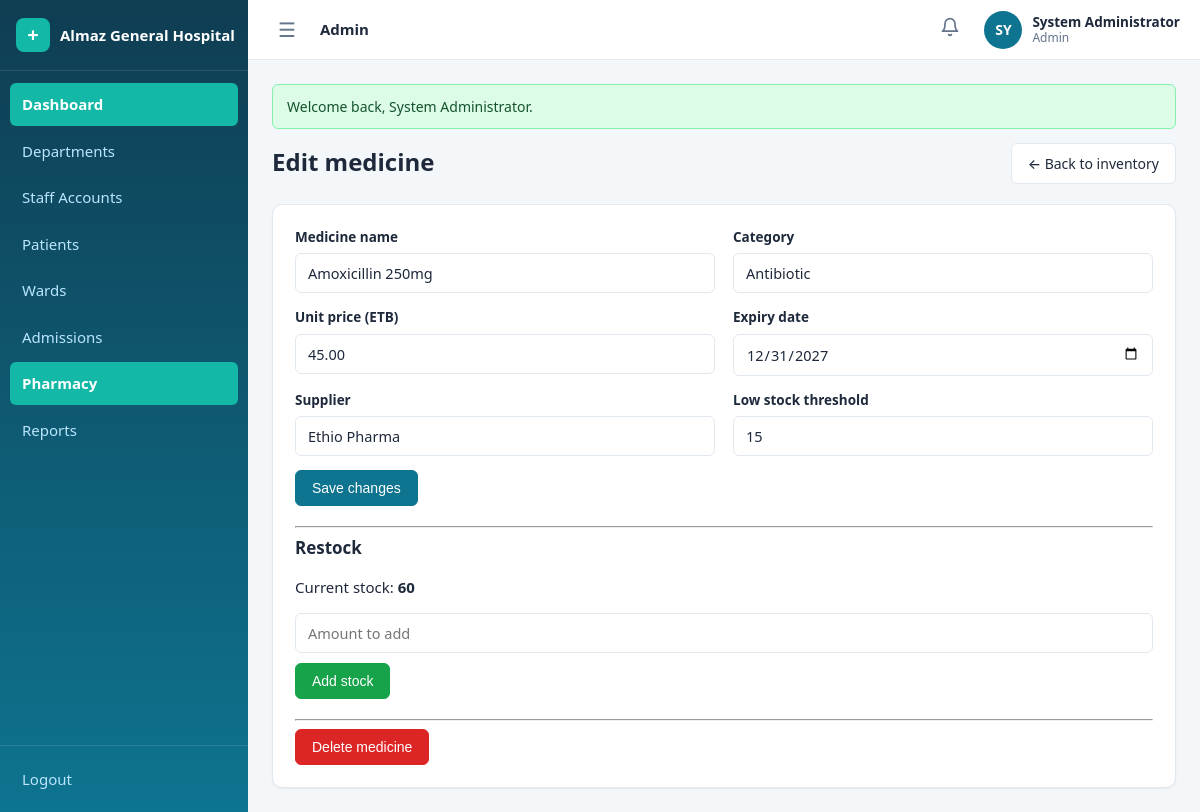
Screenshot of /admin/medicines/2/edit (signed in) with the database file from the repository.
### tables this page shows
CREATE TABLE IF NOT EXISTS medicines (
    id                 INT UNSIGNED AUTO_INCREMENT PRIMARY KEY,
    name               VARCHAR(150) NOT NULL,
    category           VARCHAR(100) DEFAULT NULL,
    stock_quantity     INT NOT NULL DEFAULT 0,
    unit_price         DECIMAL(10,2) NOT NULL DEFAULT 0.00,
    expiry_date        DATE DEFAULT NULL,
    supplier           VARCHAR(150) DEFAULT NULL,
    low_stock_threshold INT NOT NULL DEFAULT 10,
    created_at         TIMESTAMP NOT NULL DEFAULT CURRENT_TIMESTAMP,
    updated_at         TIMESTAMP NOT NULL DEFAULT CURRENT_TIMESTAMP ON UPDATE CURRENT_TIMESTAMP,
    UNIQUE KEY uq_medicines_name (name)
);

### config/helpers.php (called while the page is built, shortened)
<?php
function e($value): string
{
    return htmlspecialchars((string) $value, ENT_QUOTES, 'UTF-8');
}
function url(string $path = ''): string
{
    return BASE_URL . '/' . ltrim($path, '/');
}
function render_partial(string $view, array $data = []): string
{
    extract($data, EXTR_SKIP);
    require APP_ROOT . '/views/' . $view . '.php';
    return ob_get_clean();
}
function view(string $view, array $data = [], string $layout = 'app'): void
{
    $content = render_partial($view, $data);
}

### controllers/PharmacyController.php (called while the page is built, shortened)
<?php
class PharmacyController
{
    public function edit(array $params): void
    {
        $medicine = Medicine::findById((int) $params['id']);
        view('admin/medicines/edit', [
            'medicine' => $medicine,
        ]);
    }
}

### public/index.php (called while the page is built, shortened)
<?php
require_once __DIR__ . '/../config/config.php';
$method = $_SERVER['REQUEST_METHOD'];
$path   = '/' . trim($_GET['url'] ?? '', '/');
if ($path !== '/') {
    $path = rtrim($path, '/');
}
[$controllerClass, $action, $params] = dispatch($routes, $method, $path);
$controller = new $controllerClass();
call_user_func_array([$controller, $action], [$params]);
function dispatch(array $routes, string $method, string $path): array
{
    foreach ($routes[$method] ?? [] as $pattern => $handler) {
        $params = match_route($pattern, $path);
        if ($params !== null) {
            return [$handler[0], $handler[1], $params];
        }
    }
    exit;
}
function match_route(string $pattern, string $path): ?array
{
    $patternParts = explode('/', trim($pattern, '/'));
    $pathParts    = $path === '/' ? [''] : explode('/', trim($path, '/'));
    if (count($patternParts) !== count($pathParts)) {
        return null;
    }
    $params = [];
    foreach ($patternParts as $i => $segment) {
        if (strlen($segment) > 2 && $segment[0] === '{' && substr($segment, -1) === '}') {
            $key = substr($segment, 1, -1);
            $params[$key] = urldecode($pathParts[$i]);
        } elseif ($segment !== $pathParts[$i]) {
            return null;
        }
    }
    return $params;
}

### config/config.php (called while the page is built, shortened)
<?php
spl_autoload_register(function (string $class): void {
    foreach (['controllers', 'models', 'services', 'services/telebirr'] as $dir) {
        $file = APP_ROOT . '/' . $dir . '/' . $class . '.php';
        if (is_file($file)) {
            return;
        }
    }
});
require_once APP_ROOT . '/config/database.php';
function db(): PDO
{
    return Database::getInstance();
}
require_once APP_ROOT . '/config/helpers.php';

### config/database.php (called while the page is built, shortened)
<?php
final class Database
{
    private static ?PDO $instance = null;
    public static function getInstance(): PDO
    {
        if (self::$instance === null) {
            $dsn = 'mysql:host=' . DB_HOST . ';port=' . DB_PORT . ';dbname=' . DB_NAME . ';charset=' . DB_CHARSET;
            try {
                self::$instance = new PDO($dsn, DB_USER, DB_PASS, [
                    PDO::ATTR_ERRMODE            => PDO::ERRMODE_EXCEPTION,
                    PDO::ATTR_DEFAULT_FETCH_MODE => PDO::FETCH_ASSOC,
                    PDO::ATTR_EMULATE_PREPARES   => false,
                ]);
            } catch (PDOException $e) {
                die('Database connection failed: ' . e($e->getMessage()));
            }
        }
        return self::$instance;
    }
}

### models/Medicine.php (called while the page is built, shortened)
<?php
class Medicine
{
    public static function findById(int $id)
    {
        $stmt = db()->prepare('SELECT * FROM medicines WHERE id = ?');
        $stmt->execute([$id]);
        return $stmt->fetch() ?: false;
    }
}

### views/admin/medicines/edit.php (the view, shortened to what this page needs)
<div class="row">
    <h1 class="page-title grow">Edit medicine</h1>
    <a class="btn" href="<?= url('/admin/medicines') ?>">&larr; Back to inventory</a>
</div>
<div class="card mt">
    <form method="post" action="<?= url('/admin/medicines/' . (int) $medicine['id'] . '/update') ?>">
        <div class="form-grid">
            <div class="form-group">
                <label for="name">Medicine name</label>
                <input type="text" id="name" name="name" value="<?= e($medicine['name']) ?>" required>
            </div>
            <div class="form-group">
                <label for="category">Category</label>
                <input type="text" id="category" name="category" value="<?= e($medicine['category']) ?>">
            </div>
            <div class="form-group">
                <label for="unit_price">Unit price (ETB)</label>
                <input type="number" id="unit_price" name="unit_price" min="0" step="0.01" value="<?= e((string) $medicine['unit_price']) ?>" required>
            </div>
            <div class="form-group">
                <label for="expiry_date">Expiry date</label>
                <input type="date" id="expiry_date" name="expiry_date" value="<?= e($medicine['expiry_date']) ?>">
            </div>
            <div class="form-group">
                <label for="supplier">Supplier</label>
                <input type="text" id="supplier" name="supplier" value="<?= e($medicine['supplier']) ?>">
            </div>
            <div class="form-group">
                <label for="low_stock_threshold">Low stock threshold</label>
                <input type="number" id="low_stock_threshold" name="low_stock_threshold" min="0" value="<?= (int) $medicine['low_stock_threshold'] ?>" required>
            </div>
        </div>
        <button class="btn btn-primary" type="submit">Save changes</button>
    </form>
    <hr class="mt">
    <h3 class="card-title">Restock</h3>
    <p class="muted">Current stock: <strong><?= (int) $medicine['stock_quantity'] ?></strong></p>
    <form method="post" action="<?= url('/admin/medicines/' . (int) $medicine['id'] . '/restock') ?>" class="form-inline">
        <input type="number" name="amount" min="1" placeholder="Amount to add" required>
        <button class="btn btn-ok" type="submit">Add stock</button>
    </form>
    <hr class="mt">
    <form method="post" action="<?= url('/admin/medicines/' . (int) $medicine['id'] . '/delete') ?>"
          onsubmit="return confirm('Delete <?= e($medicine['name']) ?>?')">
        <button class="btn btn-danger" type="submit">Delete medicine</button>
    </form>
</div>

### public/assets/css/style.css (style rules this page uses)
:root { --primary: #0e7490; --primary-dark: #155e75; --primary-soft: #ecfeff; --teal: #14b8a6; --teal-dark: #0f766e; --bg: #f4f7f9; --surface: #ffffff; --border: #e2e8f0; --text: #1e293b; --text-muted: #64748b; --ok: #16a34a; --ok-soft: #dcfce7; --warn: #b45309; --warn-soft: #fef3c7; --danger: #dc2626; --danger-soft: #fee2e2; --info: #0369a1; --info-soft: #dbeafe; --radius: 10px; --radius-sm: 6px; --shadow-sm: 0 1px 2px rgba(15, 23, 42, .06); --shadow-md: 0 10px 24px rgba(15, 23, 42, .10); --font: 'Segoe UI', system-ui, -apple-system, sans-serif; --sidebar-w: 248px; --sidebar-coll: 76px; --header-h: 60px; }
* { box-sizing: border-box; }
html, body { margin: 0; padding: 0; font-family: var(--font); color: var(--text); background: var(--bg); font-size: 15px; line-height: 1.5; }
a { color: var(--primary); text-decoration: none; }
.app { display: flex; min-height: 100vh; }
.page-title { font-size: 24px; margin: 0 0 4px; }
.mt { margin-top: 20px; }
.card { background: var(--surface); border: 1px solid var(--border); border-radius: var(--radius); box-shadow: var(--shadow-sm); padding: 22px; }
.card-title { margin: 0 0 14px; font-size: 17px; }
.btn { display: inline-flex; align-items: center; justify-content: center; gap: 6px; padding: 9px 16px; border-radius: var(--radius-sm); border: 1px solid var(--border); background: var(--surface); color: var(--text); font-size: 14px; font-weight: 500; cursor: pointer; transition: background .15s, border-color .15s, box-shadow .15s; }
.btn-primary { background: var(--primary); border-color: var(--primary); color: #fff; }
.btn-ok { background: var(--ok); border-color: var(--ok); color: #fff; }
.btn-danger { background: var(--danger); border-color: var(--danger); color: #fff; }
.form-group { margin-bottom: 14px; }
.form-group label { display: block; font-size: 13.5px; font-weight: 600; margin-bottom: 6px; }
input[type="text"], input[type="email"], input[type="password"], input[type="date"], input[type="time"], input[type="tel"], input[type="search"], input[type="number"], select, textarea { width: 100%; padding: 9px 12px; border: 1px solid var(--border); border-radius: var(--radius-sm); font-size: 14.5px; font-family: var(--font); color: var(--text); background: var(--surface); transition: border-color .15s, box-shadow .15s; }
.form-inline { display: flex; gap: 10px; align-items: center; flex-wrap: wrap; }
.form-grid { display: grid; grid-template-columns: 1fr 1fr; gap: 0 18px; }
.row { display: flex; gap: 14px; align-items: center; flex-wrap: wrap; }
.row .grow { flex: 1; }

### rows the page displays
medicines: name "Amoxicillin 250mg", category "Antibiotic", unit_price "45.00", expiry_date "12/31/2027", supplier "Ethio Pharma", low_stock_threshold "15", stock_quantity "60"

### other values shown
APP_NAME "Almaz General Hospital"
$label "Dashboard"
$label "Departments"
$label "Staff Accounts"
$label "Patients"
$label "Wards"
$label "Admissions"
$label "Pharmacy"
$label "Reports"
$roleLabel "Admin"
$initials "SY"
$user['name'] "System Administrator"
$flash['message'] "Welcome back, System Administrator."
